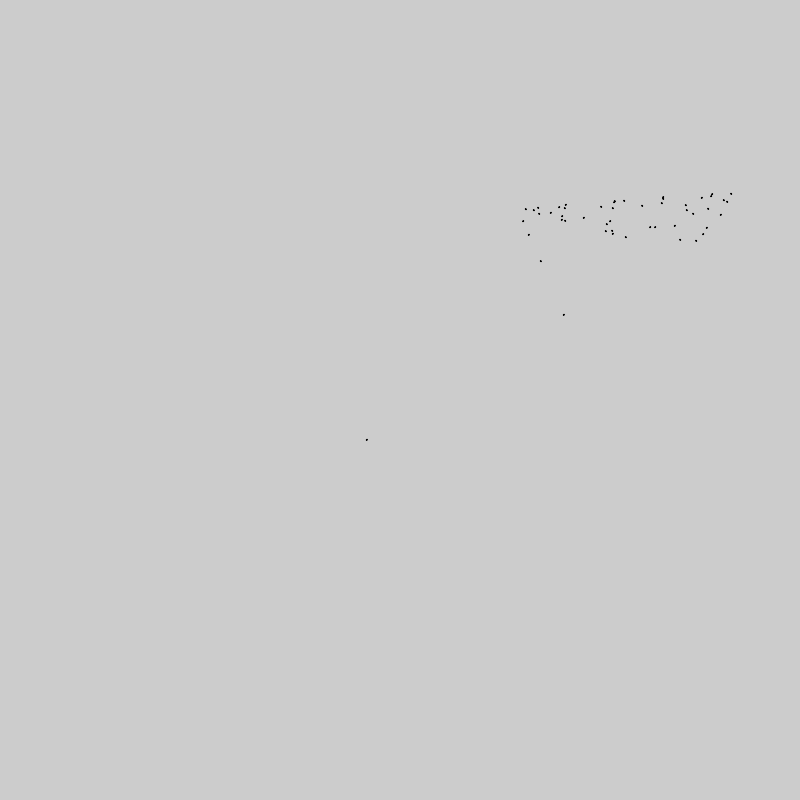
Frame 1 (no input)
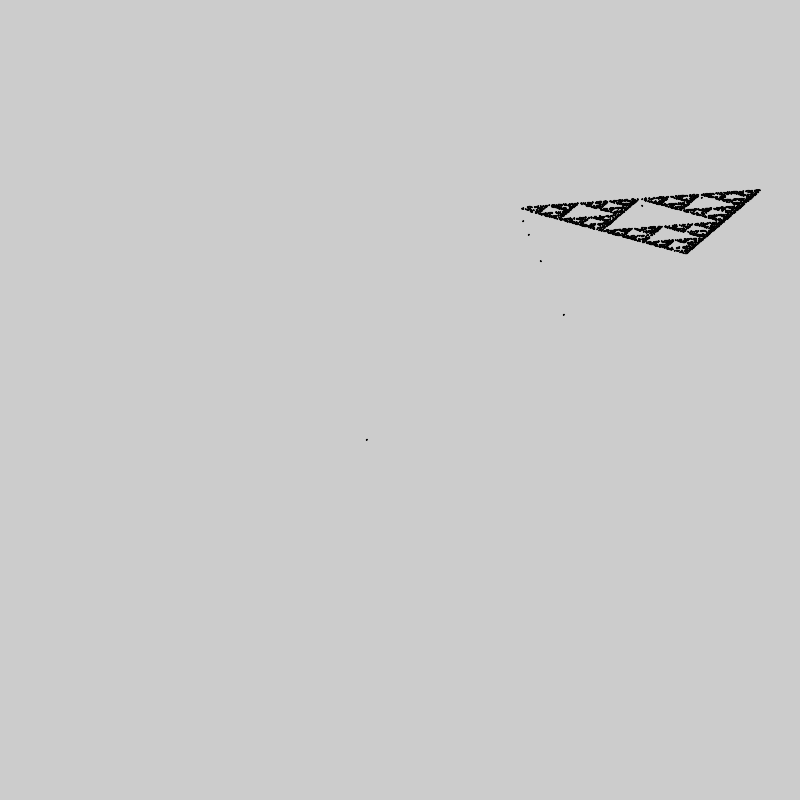
Frame 60 (the mouse pressed at the canvas centre just before this capture)
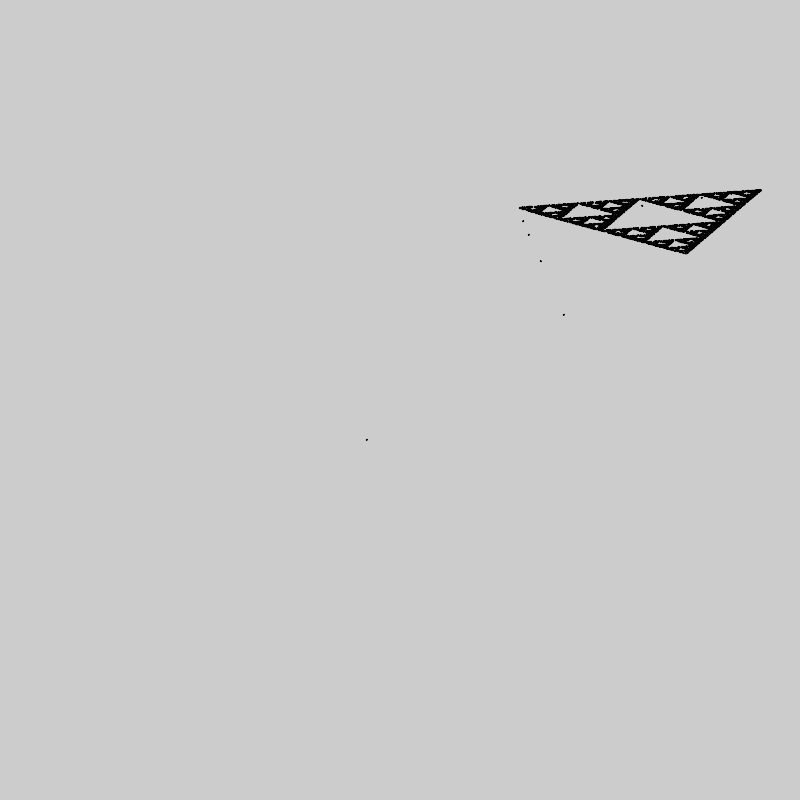
Frame 120 (the mouse held since frame 60 and released just before this capture)

The Processing sketch that drew these frames (run headless with seeded random() and noise(); from frame 60 on, the mouse is pressed at the canvas centre):

// Processing sketch: ChaosGame
// ── ChaosGame.pde
ArrayList<Point> points = new ArrayList<Point>(); 
Point p;

void setup() {
  size(800,800);
  reset();
}

void reset() {
  for(int i = 0; i < 3; i++) {
    points.add(new Point());
  }
  
  beginShape();
  for(int i = 0; i < points.size()-1; i++) {
    Point p1 = points.get(i);
    Point p2 = points.get(i+1);
    
    vertex(p1.x,p1.y,p2.x,p2.y);
  }
  endShape(CLOSE);
  
  p = new Point();
}

void draw() {
  
  for(int i = 0; i < 50; i++) {
    ellipse(p.x,p.y,1,1);
    
    int s = (int) random(0,points.size());
    p.toPoint(points.get(s));
    
  }
}

// ── Point.pde
public class Point {
  float x,y;
  public Point(float x,float y) {
    this.x = x;
    this.y = y;
  }
  
  public Point() {
    x = random(width);
    y = random(height);
  }
  
  public void toPoint(Point p) {
    x += (p.x-x)/2;
    y += (p.y-y)/2;
  }
}
